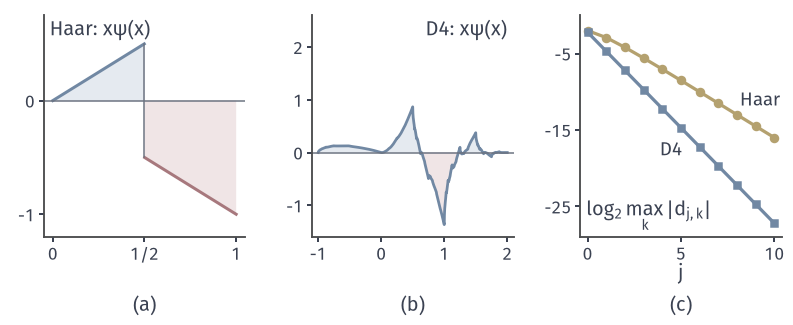

Generate this figure with Python:
from pathlib import Path
import sys
ROOT = next(p for p in Path(__file__).resolve().parents if (p/"build.sh").is_file() and (p/"tex/book.tex").is_file())
sys.path.insert(0, str(ROOT/"figures/00-shared/mathematical-preliminaries-upper/00-shared/comprehension-figures"))
from support import figure, save, BLUE, GREEN, YELLOW, RED, PURPLE, INK, MUTED, GRID, BLUE_FILL, GREEN_FILL, YELLOW_FILL, RED_FILL, PURPLE_FILL
import numpy as np

SQ3 = np.sqrt(3.0)
H = np.array([1+SQ3, 3+SQ3, 3-SQ3, 1-SQ3])/(4*np.sqrt(2.0))

def cascade(levels=11):
    """D4 scaling function on [0,3]: exact integer values (eigenvector of the refinement matrix), then dyadic refinement phi(x)=sqrt2*sum h_k phi(2x-k)."""
    phi_int = {0: 0.0, 1: (1+SQ3)/2, 2: (1-SQ3)/2, 3: 0.0}
    n = 3*2**levels
    v = np.zeros(n+1); step = 2**levels
    for i, y in phi_int.items():
        v[i*step] = y
    for lev in range(1, levels+1):
        s = 2**(levels-lev)
        for i in range(s, n, 2*s):
            total = 0.0
            for k, hk in enumerate(H):
                idx = 2*i-k*2**levels
                if 0 <= idx <= n:
                    total += hk*v[idx]
            v[i] = np.sqrt(2.0)*total
    return np.linspace(0, 3, n+1), v

def phi_at(x, xs, v):
    return np.interp(x, xs, v, left=0.0, right=0.0)

def psi_at(x, xs, v):
    """psi(x)=sqrt2*sum g_k phi(2x-k), g_k=(-1)^k h_{1-k}; support [-1,2]."""
    y = np.zeros_like(x, dtype=float)
    for k in (-2, -1, 0, 1):
        y += np.sqrt(2.0)*(-1)**abs(k)*H[1-k]*phi_at(2*x-k, xs, v)
    return y
# (a,b) psi(x)*x, positive area blue, negative red: Haar integral -1/4, D4 integral 0.  (c) max_k |<psi_{j,k},x^2>| on [0,1): Haar -2^{j/2}(h^2/2)m, D4 exact -(sqrt3/8)2^{-5j/2}.
xs, v = cascade()
fig, axes = figure(width_mm=112, height_mm=46, ncols=3)
fig.set_layout_engine(None)
fig.subplots_adjust(left=.055, right=.985, top=.95, bottom=.27, wspace=.33)
ax=axes[0]
t=np.linspace(0,1,801); y=t*np.where(t<.5,1,-1)
ax.fill_between(t,0,y,where=y>=0,color=BLUE_FILL,lw=0,interpolate=True); ax.fill_between(t,0,y,where=y<=0,color=RED_FILL,lw=0,interpolate=True)
ax.plot(t[t<.5],y[t<.5],color=BLUE,lw=1.2); ax.plot(t[t>.5],y[t>.5],color=RED,lw=1.2)
ax.plot([.5,.5],[.5,-.5],color=MUTED,lw=.6)
ax.axhline(0,color=MUTED,lw=.6); ax.set_xlim(-.05,1.05); ax.set_ylim(-1.2,.75); ax.set_xticks([0,.5,1]); ax.set_xticklabels(['0','1/2','1']); ax.set_yticks([-1,0])
ax.text(.03,.98,r'Haar: $x\psi(x)$',transform=ax.transAxes,ha='left',va='top')
ax=axes[1]
t=np.linspace(-1,2,3001); y=t*psi_at(t,xs,v)
print('D4 integral x psi', np.trapezoid(y,t), 'x^2', np.trapezoid(t**2*psi_at(t,xs,v),t))
ax.fill_between(t,0,y,where=y>=0,color=BLUE_FILL,lw=0,interpolate=True); ax.fill_between(t,0,y,where=y<=0,color=RED_FILL,lw=0,interpolate=True)
ax.plot(t,y,color=BLUE,lw=1.1)
ax.axhline(0,color=MUTED,lw=.6); ax.set_xlim(-1.1,2.1); ax.set_ylim(-1.6,2.6); ax.set_xticks([-1,0,1,2]); ax.set_yticks([-1,0,1,2])
ax.text(.97,.98,r'D4: $x\psi(x)$',transform=ax.transAxes,ha='right',va='top')
ax=axes[2]
J=np.arange(0,11)
hv=[max(abs(2**(j/2)*(2.0**-j)**2/2*((k+.5)*2.0**-j)) for k in range(2**j)) for j in J]
dv=SQ3/8*2.0**(-2.5*J)
ax.plot(J,np.log2(hv),'-o',ms=2.8,color=YELLOW,lw=1.3,label='Haar')
ax.plot(J,np.log2(dv),'-s',ms=2.6,color=BLUE,lw=1.3,label='D4')
ax.set_xlim(-.4,10.4); ax.set_ylim(-29,0); ax.set_xticks([0,5,10]); ax.set_yticks([-25,-15,-5])
ax.set_xlabel('$j$',labelpad=0); ax.text(.03,.03,r'$\log_2\max_k|d_{j,k}|$',transform=ax.transAxes,ha='left',va='bottom')
ax.text(10.3,np.log2(hv[-1])+4.2,'Haar',ha='right',color=INK,fontsize=7.5)
ax.text(5.1,np.log2(dv[5])-3.6,'D4',ha='right',color=INK,fontsize=7.5)
for ax,s in zip(axes,'abc'):
    ax.tick_params(labelsize=7,length=2,pad=1.5)
    q=ax.get_position(); fig.text((q.x0+q.x1)/2,.03,'(%s)'%s,ha='center',va='bottom')
save(fig, Path(__file__).resolve().parent, 'figure', {'formula': 'x psi(x): Haar integral -1/4, D4 integral 0; decay of |<psi_{j,k},x^2>|: Haar 2^{-3j/2}-order, D4 (sqrt3/8)2^{-5j/2}'})
